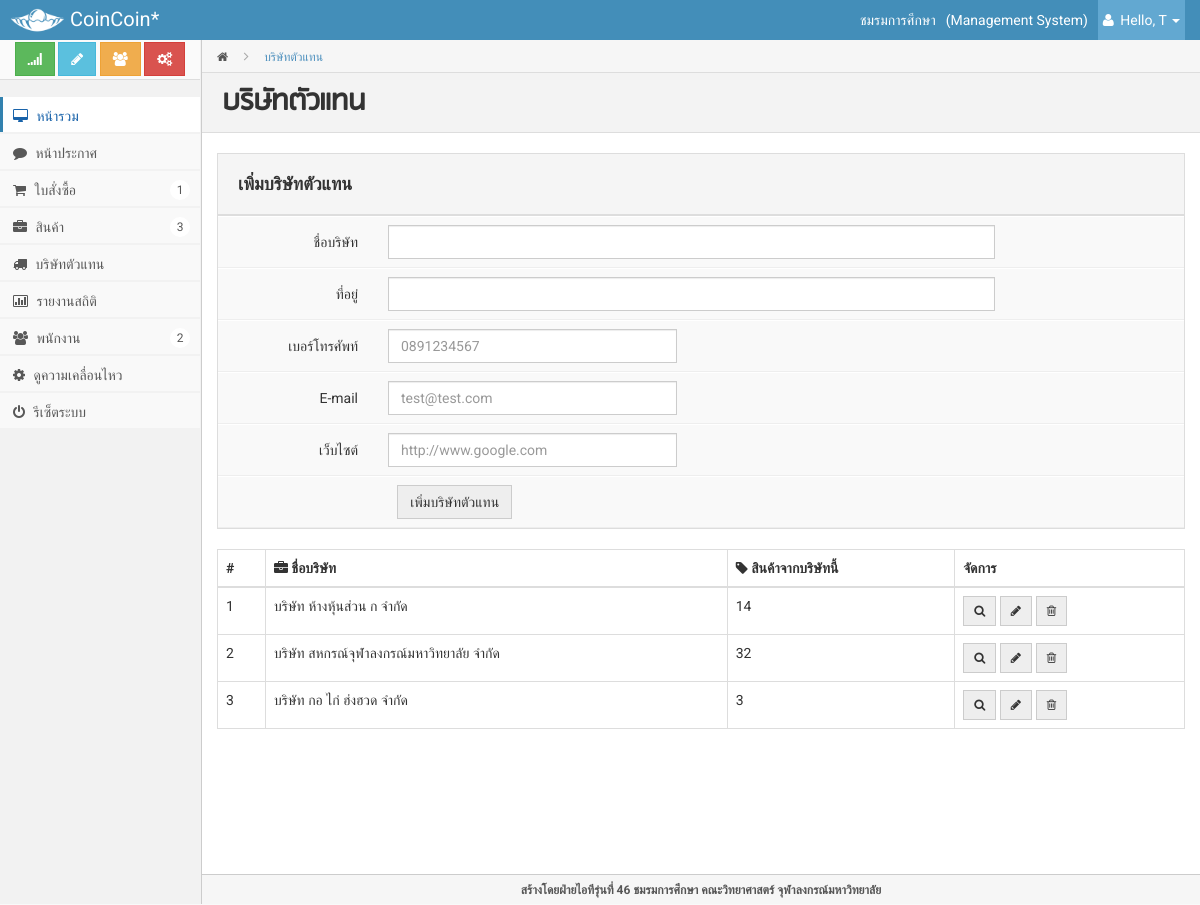
/admin/index.php?page=warehouse (signed in), run on the app's committed database.
### tables this page shows
CREATE TABLE IF NOT EXISTS `warehouse` (
  `warehouseid` int(10) NOT NULL AUTO_INCREMENT,
  `wname` varchar(100) NOT NULL,
  `address` text NOT NULL,
  `phone` varchar(10) NOT NULL,
  `email` varchar(100) DEFAULT NULL,
  `website` varchar(100) DEFAULT NULL,
  PRIMARY KEY (`warehouseid`)
);

### admin/modules/warehouse.php (the view, shortened to what this page needs)
     <div class="page-head">
         <div class="bread-crumb">
             <a href="index.html"><i class="icon-home"></i></a>
	<i class="icon-angle-right"></i>
             <a href="#" class="bread-current">บริษัทตัวแทน</a>
         </div>
         <h3 class="content-heading">บริษัทตัวแทน</h3>
     </div>
     <div class="matter">
         <div class="container">
             <div class="row">
		<div class="col-md-12">
		<form action="index.php?page=warehouse&action=add" method="POST" class="form-horizontal form-box" role="form">
                                 <h4 class="form-box-header">เพิ่มบริษัทตัวแทน</h4>
                                 <div class="form-box-content">
                                     <div class="form-group">
                                         <label class="col-lg-4 control-label">ชื่อบริษัท</label>
                                         <div class="col-lg-8">
                                             <input class="form-control" placeholder="" type="text" name="name">
                                         </div>
                                     </div>
							<div class="form-group">
                                         <label class="col-lg-4 control-label">ที่อยู่</label>
                                         <div class="col-lg-8">
                                             <input class="form-control" placeholder="" type="text" name="address">
                                         </div>
                                     </div>
							<div class="form-group">
                                         <label class="col-lg-4 control-label">เบอร์โทรศัพท์</label>
                                         <div class="col-lg-4">
                                             <input class="form-control" placeholder="0891234567" type="text" name="phone">
                                         </div>
                                     </div>
							<div class="form-group">
                                         <label class="col-lg-4 control-label">E-mail</label>
                                         <div class="col-lg-4">
                                             <input class="form-control" placeholder="test@test.com" type="text" name="email">
                                         </div>
                                     </div>
							<div class="form-group">
                                         <label class="col-lg-4 control-label">เว็บไซต์</label>
                                         <div class="col-lg-4">
                                             <input class="form-control" placeholder="http://www.google.com" type="text" name="website">
                                         </div>
                                     </div>
                                     <div class="form-group">
                                         <div class="col-lg-offset-2 col-lg-9">
                                             <button type="submit" class="btn btn-default">เพิ่มบริษัทตัวแทน</button>
                                         </div>
                                     </div>
                                 </div>
                             </form>
		<table class="table table-bordered ">
         <thead>
         <tr>
             <th>#</th>
             <th><i class="icon-briefcase"></i> ชื่อบริษัท</th>
             <th><i class="icon-tag"></i> สินค้าจากบริษัทนี้</th>
             <th>จัดการ</th>
         </tr>
         </thead>
         <tbody>
<?php
$sql = "SELECT w.warehouseID, w.wname,count(productid) as itemCount";
$sql .= " FROM warehouse w";
$sql .= " LEFT OUTER JOIN whmakeproduct wh ON w.warehouseid = wh.warehouseid";
$sql .= " GROUP BY w.warehouseid ORDER BY w.warehouseID ASC ";
$query = mysqli_query($connect, $sql);
$count=1;
	while($result = mysqli_fetch_array($query)) {
?>
         <tr>
             <td><?php echo $count;?></td>
             <td><?php echo $result['wname'];?></td>
             <td><?php echo $result['itemCount'];?></td>
             <td>
                 <div class="btn-group">
				<a href="?page=infowarehouse&pid=<?php echo $result['warehouseID'];?>"><button class="btn btn-sm btn-default" title="View"><i class="icon-search"></i></button></a>
				<a href="?page=editwarehouse&wid=<?php echo $result['warehouseID'];?>"><button class="btn btn-sm btn-default" title="Edit"><i class="icon-pencil"></i></button></a>
				<a href="index.php?page=warehouse&action=delete&id=<?php echo $result['warehouseID'];?>">
				<a href="" onclick="return deleteBox('<?php echo $result['wname'];?>','?page=warehouse&action=delete&id=<?php echo $result['warehouseID'];?>', 1)"><button class="btn btn-sm btn-default" title="Delete"><i class="icon-trash"></i></button></a>
			</a>
                 </div>
             </td>
         </tr>
<?php
$count++;
} ?>
         </tbody>
     </table>
		</div>
             </div>
         </div>
     </div>

### admin/style/style.css (style rules this page uses)
* { border-radius: 0 !important; filter: progid:DXImageTransform.Microsoft.gradient(enabled = false) !important; text-shadow: none !important; font-family: Roboto,"Helvetica Neue",Helvetica, sans-serif; }
form * { font-family: Roboto,"Helvetica Neue",Helvetica, sans-serif; }
input, textarea { background-image: none !important; border: 1px solid #ccc !important; font-family: Roboto,"Helvetica Neue",Helvetica, sans-serif !important; }
.btn { background-image: none !important; font-family: Roboto,"Helvetica Neue",Helvetica, sans-serif; outline: 0 none; }
body { background-color: #F9F9F9; color: #333333; font-family: Roboto,"Helvetica Neue",Helvetica,Arial,sans-serif; font-size: 14px; -webkit-font-smoothing: antialiased; line-height: 20px; padding-top: 40px; }
h1, h2, h3, h4, h5, h6, .h1, .h2, .h3, .h4, .h5, .h6 { font-family: Roboto,"Helvetica Neue",Helvetica,Arial,sans-serif; font-weight: 700; line-height: 20px; }
h1, h2, h3 { line-height: 40px; margin-bottom: 10px; margin-top: 20px; }
h4, h5, h6 { margin-bottom: 10px; margin-top: 10px; }
h3, .h3 { font-size: 24px; }
h4, .h4 { font-size: 18px; }
a { color: #4C8FBD; }
label { font-weight: 400; }
.btn-default { background: #EEEEEE !important; }
form { margin: 10px; }
form label { font-weight: 400; }
.form-horizontal .control-label { width: 150px; }
.form-box { background-color: #F9F9F9; border: 1px solid #DDDDDD; margin: 0 0 20px; }
.form-box-header { background-color: #F5F5F5; border-bottom: 2px solid #DDDDDD; margin: 0; padding: 20px; }
.form-box-content { padding: 0 15px; }
.form-box .form-group { border-bottom: 1px solid #EEEEEE; border-top: 1px solid #FFFFFF; margin: 0 -15px; padding: 8px 5px; }
.mainbar .container { max-width:100% !important; }
.mainbar .page-head { padding: 0 20px 0px; }
.mainbar .bread-crumb { background-color: #F6F6F6; border-bottom: 1px solid #DDDDDD; list-style: none outside none; margin: 0px -20px 20px; padding: 0 0 0 15px; }
.mainbar .bread-crumb > i { color: #aaa; line-height: 32px; padding: 0 12px; }
.mainbar .bread-crumb a { display: inline-block; color: #555; font-size: 12px; height: 30px; line-height: 32px; }
.mainbar .bread-crumb a.bread-current { color: #4C8FBD; text-decoration: none; }
.content-heading { font-family: 'rsu-regular'; font-size: 2.3em; border-top: 0 none; margin: -20px -20px 20px 0; background-color: #F3F3F3; border-bottom: 1px solid #DDDDDD; border-top: 1px solid #DDDDDD; padding: 10px 20px 9px; }
.mainbar .page-head .content-heading { margin: -20px -20px 20px; border-top: 0; }
.mainbar .matter { padding: 0 0 20px 0px; }

### data on the page
warehouse: wname "บริษัท ห้างหุ้นส่วน ก จำกัด", itemCount "14"
warehouse: wname "บริษัท สหกรณ์จุฬาลงกรณ์มหาวิทยาลัย จำกัด", itemCount "32"
warehouse: wname "บริษัท กอ ไก่ ฮ่งฮวด จำกัด", itemCount "3"

### other printed values
$info['name'] "ชมรมการศึกษา"
$_SESSION["firstname"] "T"
